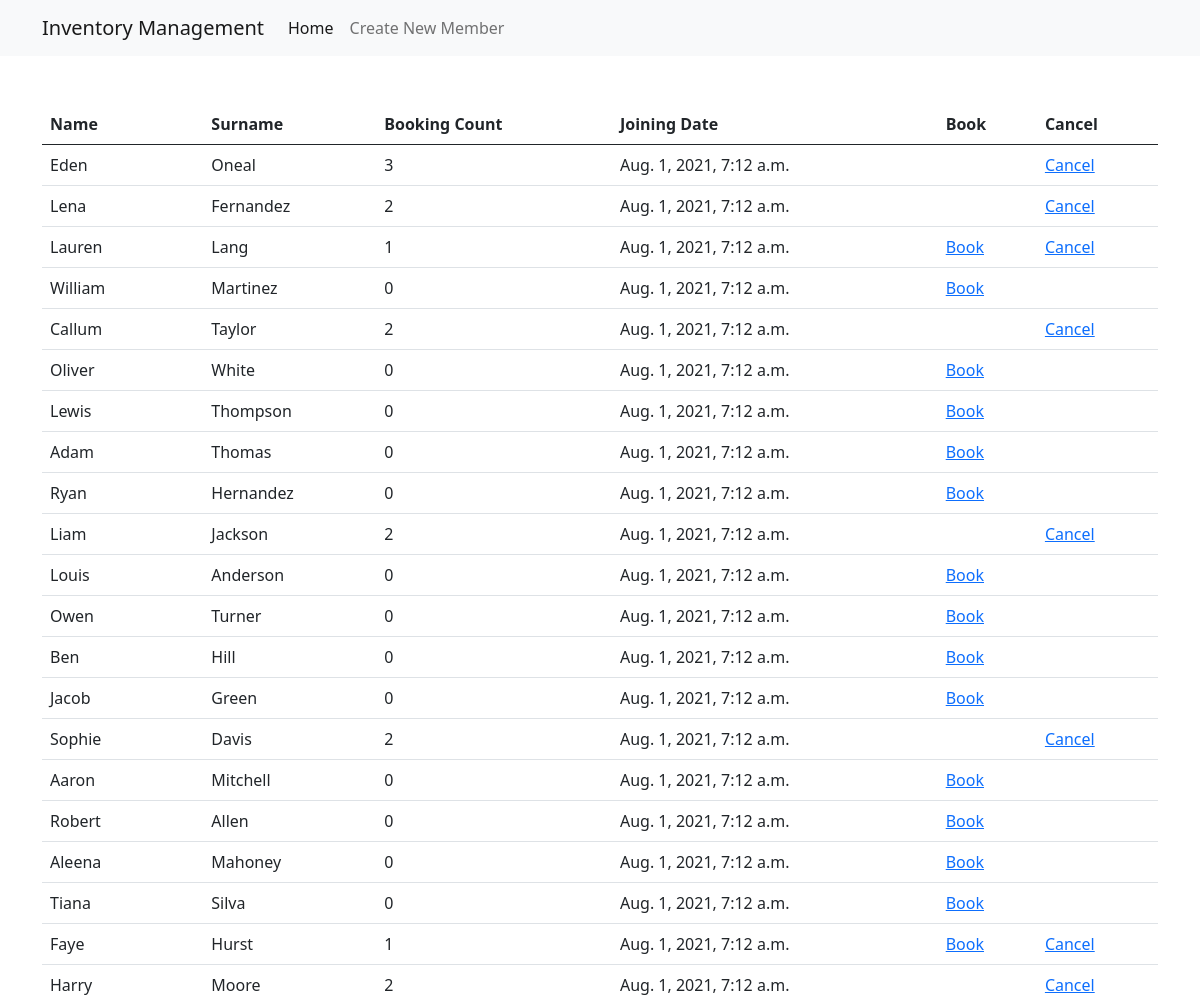
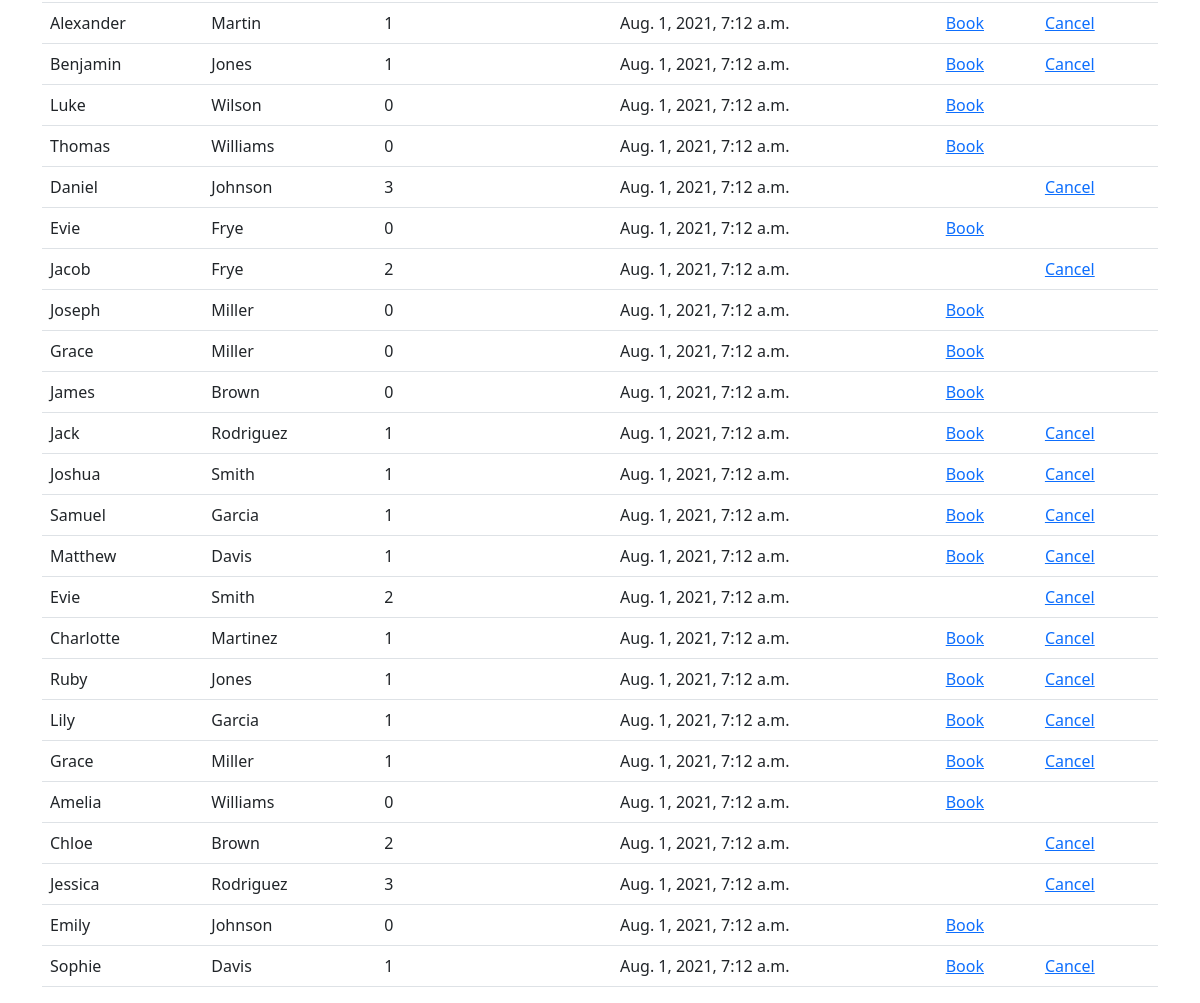
The page / on the database its author committed (2 pictures, top to bottom).
### manager/models.py (models this page shows, shortened)
class Member(models.Model):
    name = models.CharField(null=False, blank=False, max_length=120)
    surname = models.CharField(max_length=120)
    booking_count = models.IntegerField(default=0)
    date_joined = models.DateTimeField(auto_now_add=True)

### manager/views.py (the view)
# urls.py: path('', BookingList.as_view(), name="list"),
class BookingList(ListView):
    model = Member
    template_name = 'member_list.html'
    def get_queryset(self):
        queryset = super(BookingList, self).get_queryset()
        return queryset.order_by('-date_joined')

### manager/templates/member_list.html
{% extends 'base.html' %}
{% block base_container %}
    <div class="container mt-5">
        <div class="row">
            <div class="col">
                <table class="table">
                  <thead>
                    <tr>
                      <th scope="col">Name</th>
                      <th scope="col">Surname</th>
                      <th scope="col">Booking Count</th>
                      <th scope="col">Joining Date</th>
                      <th scope="col">Book</th>
                      <th scope="col">Cancel</th>
                    </tr>
                  </thead>
                  <tbody>
                    {% for obj in object_list %}
                    <tr>
                      <td>{{obj.name}}</td>
                      <td>{{obj.surname}}</td>
                      <td>{{obj.booking_count}}</td>
                      <td>{{obj.date_joined}}</td>
                      <td>
                          {% if obj.booking_count < 2 %}
                            <a href="{% url 'manager:update' obj.id %}">Book</a>
                          {% endif %}
                      </td>
                      <td>
                          {% if obj.booking_count > 0 %}
                            <a href="{% url 'manager:cancel' obj.id %}">Cancel</a>
                          {% endif %}
                      </td>
                    </tr>
                    {% endfor %}
                  </tbody>
                </table>
            </div>
        </div>
    </div>
{% endblock %}

### manager/templates/base.html (shortened to what this page needs)
<!doctype html>
<html lang="en">
  <head>
    <link href="https://cdn.jsdelivr.net/npm/bootstrap@5.0.2/dist/css/bootstrap.min.css" rel="stylesheet">
  </head>
  <body>
    <nav class="navbar navbar-expand-lg navbar-light bg-light">
      <div class="container">
        <a class="navbar-brand" href="#">Inventory Management</a>
        <div class="collapse navbar-collapse" id="navbarSupportedContent">
          <ul class="navbar-nav me-auto mb-2 mb-lg-0">
            <li class="nav-item">
              <a class="nav-link active" href="{% url 'manager:list' %}">Home</a>
            </li>
            <li class="nav-item">
              <a class="nav-link" aria-current="page" href="{% url 'manager:book' %}">Create New Member</a>
            </li>
          </ul>
        </div>
      </div>
    </nav>
    {% block base_container %} {% endblock %}
  </body>
</html>

### rows shown on the page
Member: name "Eden", surname "Oneal", booking_count "3", date_joined "Aug. 1, 2021, 7:12 a.m.", shows "Cancel"
Member: name "Lena", surname "Fernandez", booking_count "2", date_joined "Aug. 1, 2021, 7:12 a.m.", shows "Cancel"
Member: name "Lauren", surname "Lang", booking_count "1", date_joined "Aug. 1, 2021, 7:12 a.m.", shows "Book", shows "Cancel"
Member: name "William", surname "Martinez", booking_count "0", date_joined "Aug. 1, 2021, 7:12 a.m.", shows "Book"
Member: name "Callum", surname "Taylor", booking_count "2", date_joined "Aug. 1, 2021, 7:12 a.m.", shows "Cancel"
Member: name "Oliver", surname "White", booking_count "0", date_joined "Aug. 1, 2021, 7:12 a.m.", shows "Book"
Member: name "Lewis", surname "Thompson", booking_count "0", date_joined "Aug. 1, 2021, 7:12 a.m.", shows "Book"
Member: name "Adam", surname "Thomas", booking_count "0", date_joined "Aug. 1, 2021, 7:12 a.m.", shows "Book"
Member: name "Ryan", surname "Hernandez", booking_count "0", date_joined "Aug. 1, 2021, 7:12 a.m.", shows "Book"
Member: name "Liam", surname "Jackson", booking_count "2", date_joined "Aug. 1, 2021, 7:12 a.m.", shows "Cancel"
Member: name "Louis", surname "Anderson", booking_count "0", date_joined "Aug. 1, 2021, 7:12 a.m.", shows "Book"
Member: name "Owen", surname "Turner", booking_count "0", date_joined "Aug. 1, 2021, 7:12 a.m.", shows "Book"
Member: name "Ben", surname "Hill", booking_count "0", date_joined "Aug. 1, 2021, 7:12 a.m.", shows "Book"
Member: name "Jacob", surname "Green", booking_count "0", date_joined "Aug. 1, 2021, 7:12 a.m.", shows "Book"
Member: name "Sophie", surname "Davis", booking_count "2", date_joined "Aug. 1, 2021, 7:12 a.m.", shows "Cancel"
Member: name "Aaron", surname "Mitchell", booking_count "0", date_joined "Aug. 1, 2021, 7:12 a.m.", shows "Book"
Member: name "Robert", surname "Allen", booking_count "0", date_joined "Aug. 1, 2021, 7:12 a.m.", shows "Book"
Member: name "Aleena", surname "Mahoney", booking_count "0", date_joined "Aug. 1, 2021, 7:12 a.m.", shows "Book"
Member: name "Tiana", surname "Silva", booking_count "0", date_joined "Aug. 1, 2021, 7:12 a.m.", shows "Book"
Member: name "Faye", surname "Hurst", booking_count "1", date_joined "Aug. 1, 2021, 7:12 a.m.", shows "Book", shows "Cancel"
Member: name "Harry", surname "Moore", booking_count "2", date_joined "Aug. 1, 2021, 7:12 a.m.", shows "Cancel"
Member: name "Alexander", surname "Martin", booking_count "1", date_joined "Aug. 1, 2021, 7:12 a.m.", shows "Book", shows "Cancel"
Member: name "Benjamin", surname "Jones", booking_count "1", date_joined "Aug. 1, 2021, 7:12 a.m.", shows "Book", shows "Cancel"
Member: name "Luke", surname "Wilson", booking_count "0", date_joined "Aug. 1, 2021, 7:12 a.m.", shows "Book"
Member: name "Thomas", surname "Williams", booking_count "0", date_joined "Aug. 1, 2021, 7:12 a.m.", shows "Book"
Member: name "Daniel", surname "Johnson", booking_count "3", date_joined "Aug. 1, 2021, 7:12 a.m.", shows "Cancel"
Member: name "Evie", surname "Frye", booking_count "0", date_joined "Aug. 1, 2021, 7:12 a.m.", shows "Book"
Member: name "Jacob", surname "Frye", booking_count "2", date_joined "Aug. 1, 2021, 7:12 a.m.", shows "Cancel"
Member: name "Joseph", surname "Miller", booking_count "0", date_joined "Aug. 1, 2021, 7:12 a.m.", shows "Book"
Member: name "Grace", surname "Miller", booking_count "0", date_joined "Aug. 1, 2021, 7:12 a.m.", shows "Book"
Member: name "James", surname "Brown", booking_count "0", date_joined "Aug. 1, 2021, 7:12 a.m.", shows "Book"
Member: name "Jack", surname "Rodriguez", booking_count "1", date_joined "Aug. 1, 2021, 7:12 a.m.", shows "Book", shows "Cancel"
Member: name "Joshua", surname "Smith", booking_count "1", date_joined "Aug. 1, 2021, 7:12 a.m.", shows "Book", shows "Cancel"
Member: name "Samuel", surname "Garcia", booking_count "1", date_joined "Aug. 1, 2021, 7:12 a.m.", shows "Book", shows "Cancel"
Member: name "Matthew", surname "Davis", booking_count "1", date_joined "Aug. 1, 2021, 7:12 a.m.", shows "Book", shows "Cancel"
Member: name "Evie", surname "Smith", booking_count "2", date_joined "Aug. 1, 2021, 7:12 a.m.", shows "Cancel"
Member: name "Charlotte", surname "Martinez", booking_count "1", date_joined "Aug. 1, 2021, 7:12 a.m.", shows "Book", shows "Cancel"
Member: name "Ruby", surname "Jones", booking_count "1", date_joined "Aug. 1, 2021, 7:12 a.m.", shows "Book", shows "Cancel"
Member: name "Lily", surname "Garcia", booking_count "1", date_joined "Aug. 1, 2021, 7:12 a.m.", shows "Book", shows "Cancel"
Member: name "Grace", surname "Miller", booking_count "1", date_joined "Aug. 1, 2021, 7:12 a.m.", shows "Book", shows "Cancel"
Member: name "Amelia", surname "Williams", booking_count "0", date_joined "Aug. 1, 2021, 7:12 a.m.", shows "Book"
Member: name "Chloe", surname "Brown", booking_count "2", date_joined "Aug. 1, 2021, 7:12 a.m.", shows "Cancel"
Member: name "Jessica", surname "Rodriguez", booking_count "3", date_joined "Aug. 1, 2021, 7:12 a.m.", shows "Cancel"
Member: name "Emily", surname "Johnson", booking_count "0", date_joined "Aug. 1, 2021, 7:12 a.m.", shows "Book"
Member: name "Sophie", surname "Davis", booking_count "1", date_joined "Aug. 1, 2021, 7:12 a.m.", shows "Book", shows "Cancel"
